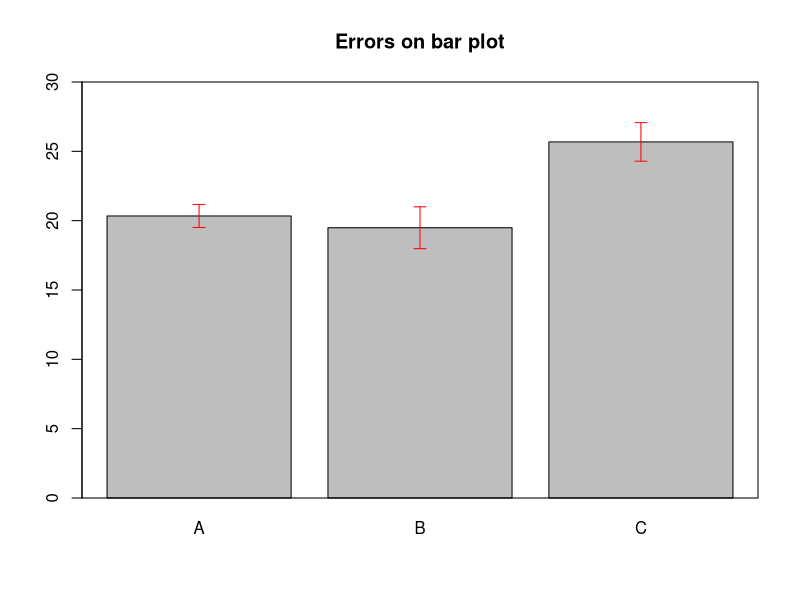
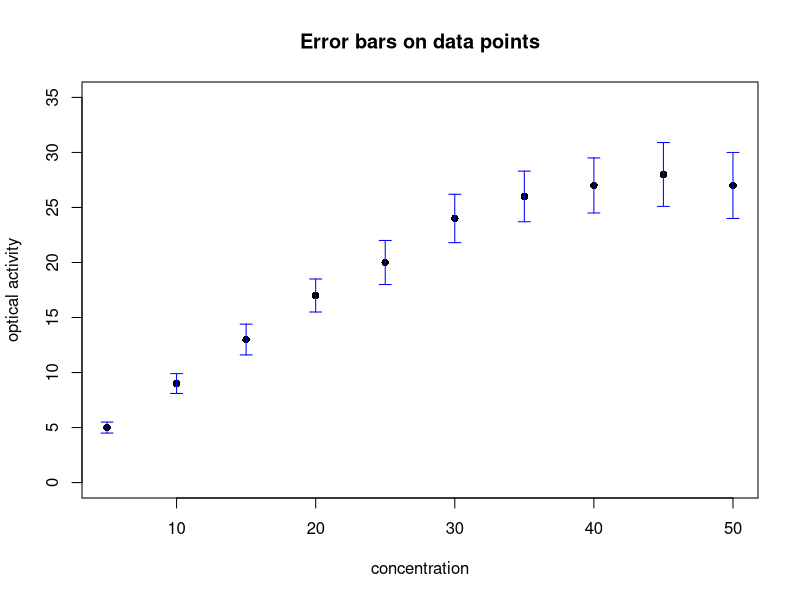

R code for these plots, in order:
### EXERCISE 1

## Question 1:
means <- c(20.34, 19.49, 25.68)
stderr <- c(0.83, 1.51, 1.39)

# Create barplot
barplot_obj <- barplot(means, names.arg = c("A", "B", "C"),
                       col = "grey", ylim = c(0, 30),
                       main = "Errors on bar plot")
box()

# Add error bars using arrows()
arrows(barplot_obj, means + stderr,
       barplot_obj, means - stderr,
       angle = 90, code = 3, length = 0.06, col = "red")

# Question 2:
x <- c(5, 10, 15, 20, 25, 30, 35, 40, 45, 50)
y <- c(5, 9, 13, 17, 20, 24, 26, 27, 28, 27)
errors <- c(0.5, 0.9, 1.4, 1.5, 2.0, 2.2, 2.3, 2.5, 2.9, 3.0)

# Plot points
plot(x, y, pch = 16, xlab = "concentration", ylab = "optical activity",
     main = "Error bars on data points", ylim = c(0, 35))

# Add error bars
arrows(x, y + errors, x, y - errors,
       angle = 90, code = 3, length = 0.06, col = "blue")


# Question 3:
x <- c(10, 20, 30, 40, 50, 60, 70, 80, 90, 100)
y <- c(95, 220, 279, 424, 499, 540, 720, 880, 950, 1200)

# Covariance
cov_xy <- cov(x, y)
print(cov_xy)

# Correlation
cor_xy <- cor(x, y)
cat("Covariance of x,y :", cor_xy)
#print(cor_xy)

# Correlation matrix for multivariate dataset
data(longley)
head(longley) 
cor(longley)



